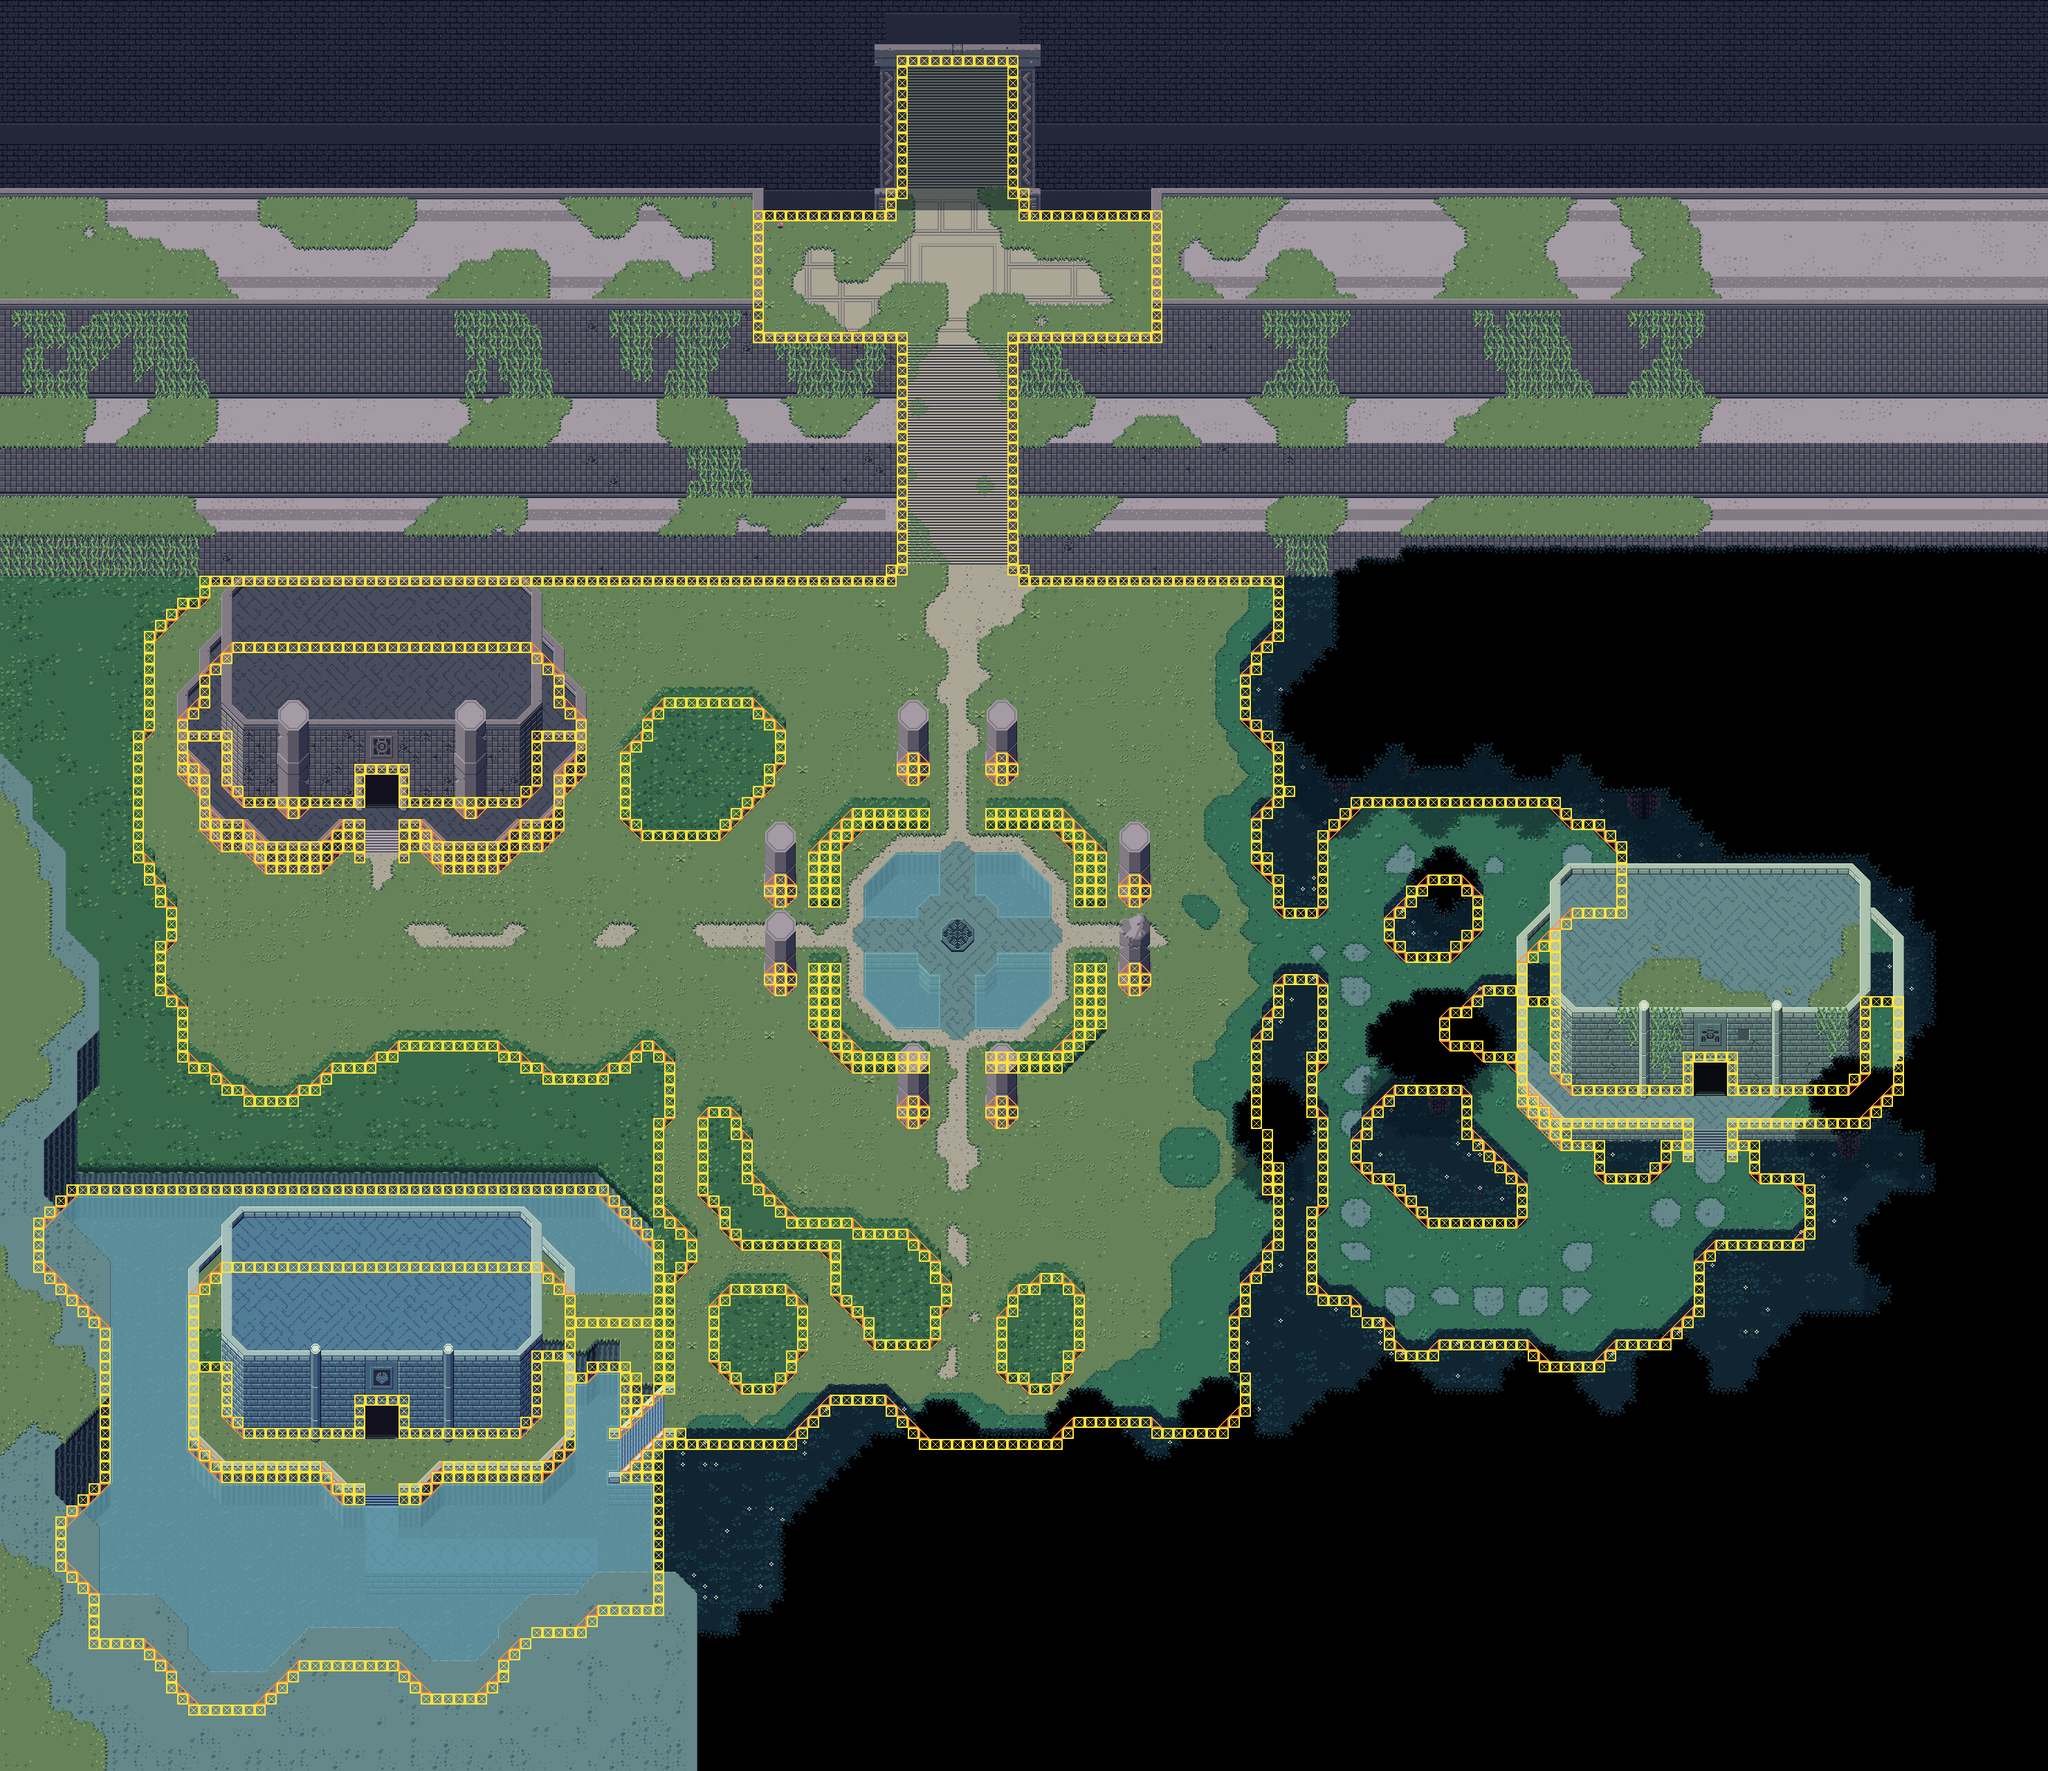

Tiled map render using the project's own tile images. Description and the map definition, with tile-layer contents summarised, below:
An orthogonal 185x160 tile map with 16x16 px tiles, 8 tile layers (1_BG1, 1_BG2, 1_BG3, WALL, ...), 1 hidden layer not drawn, 2 tilesets and 18 objects (music_area, jam_spawn, eyecube_dead, brainfreeze_dead, colossus_dead, ...).

<map version="1.0" orientation="orthogonal" renderorder="right-down" width="185" height="160" tilewidth="16" tileheight="16" backgroundcolor="#ff00c4">
 <tileset firstgid="1" name="jam" tilewidth="16" tileheight="16">
  <image source="../../IMG/jam.png" width="1024" height="1024" />
 </tileset>
 <tileset firstgid="4097" name="spectiles" tilewidth="16" tileheight="16">
  <image source="../../IMG/spectiles.png" width="256" height="256" />
 </tileset>
 <layer name="1_BG1" width="185" height="160">
  <properties>
   <property name="layer" value="5" />
   <property name="z" value="3" />
  </properties>
  <data>[29600 cells, 29020 non-empty, 376 distinct tile ids]</data>
 </layer>
 <layer name="1_BG2" width="185" height="160">
  <properties>
   <property name="animated" value="1" />
   <property name="layer" value="4" />
   <property name="z" value="2" />
  </properties>
  <data>[29600 cells, 4938 non-empty, 229 distinct tile ids]</data>
 </layer>
 <layer name="1_BG3" width="185" height="160">
  <properties>
   <property name="animated" value="1" />
   <property name="layer" value="1" />
   <property name="z" value="1" />
  </properties>
  <data>[29600 cells, 478 non-empty, 25 distinct tile ids]</data>
 </layer>
 <layer name="WALL" width="185" height="160">
  <properties>
   <property name="layer" value="1" />
   <property name="wall" value="1" />
   <property name="z" value="1" />
  </properties>
  <data>[29600 cells, 45 non-empty, 24 distinct tile ids]</data>
 </layer>
 <layer name="1_FG1" width="185" height="160">
  <properties>
   <property name="animated" value="1" />
   <property name="layer" value="-96" />
   <property name="z" value="-250" />
  </properties>
  <data>[29600 cells, 4830 non-empty, 400 distinct tile ids]</data>
 </layer>
 <layer name="1_FG2" width="185" height="160">
  <properties>
   <property name="animated" value="1" />
   <property name="layer" value="-100" />
   <property name="z" value="-256" />
  </properties>
  <data>[29600 cells, 7037 non-empty, 114 distinct tile ids]</data>
 </layer>
 <layer name="1_COL" width="185" height="160">
  <properties>
   <property name="collide" value="1" />
  </properties>
  <data>[29600 cells, 1723 non-empty, 1 distinct tile ids]</data>
 </layer>
 <layer name="2_COL" width="185" height="160">
  <properties>
   <property name="special" value="1" />
  </properties>
  <data>[29600 cells, 383 non-empty, 4 distinct tile ids]</data>
 </layer>
 <layer name="1_MAT" width="185" height="160" visible="0" opacity="0.44">
  <properties>
   <property name="material" value="1" />
  </properties>
  <data>[29600 cells, 8230 non-empty, 9 distinct tile ids]</data>
 </layer>
 <objectgroup name="MUSIC_AREAS" visible="0">
  <object type="music_area" x="16" y="16">
   <properties>
    <property name="" value="3" />
    <property name="SOUND/MUSIC/WORLD/Hub1.ogg" value="0" />
    <property name="falloff" value="16" />
    <property name="global" value="1" />
   </properties>
   <polygon points="0,0 2912,0 2896,2192 960,2304 784,2528 0,2528" />
  </object>
 </objectgroup>
 <objectgroup name="1_SPC">
  <properties>
   <property name="Snap" value="1" />
  </properties>
  <object gid="4291" x="1376" y="1360" />
  <object name="jam_spawn" gid="4296" x="1376" y="1359">
   <properties>
    <property name="frame" value="0" />
   </properties>
  </object>
  <object name="eyecube_dead" gid="4297" x="1359" y="1359">
   <properties>
    <property name="frame" value="0" />
   </properties>
  </object>
  <object name="brainfreeze_dead" gid="4297" x="1376" y="1376">
   <properties>
    <property name="frame" value="0" />
   </properties>
  </object>
  <object name="colossus_dead" gid="4297" x="1393" y="1359">
   <properties>
    <property name="frame" value="0" />
   </properties>
  </object>
  <object name="soul_dead" gid="4297" x="1376" y="1342">
   <properties>
    <property name="frame" value="0" />
   </properties>
  </object>
  <object gid="4293" x="211" y="653">
   <properties>
    <property name="MaxRange" value="2600" />
    <property name="MaxVol" value="1.0" />
    <property name="MinRange" value="320" />
    <property name="MinVol" value="0" />
    <property name="Sound" value="SOUND/SFX/AMBIENCE/HubWind.ogg" />
   </properties>
  </object>
  <object name="door_eyecube" gid="4290" x="544" y="1152">
   <properties>
    <property name="Titan" value="eyecube" />
    <property name="ToDoor" value="door_entrance" />
    <property name="ToMap" value="JAM/eyecube" />
   </properties>
  </object>
  <object name="door_brainfreeze" gid="4290" x="544" y="2064">
   <properties>
    <property name="Titan" value="brainfreeze" />
    <property name="ToDoor" value="door_entrance" />
    <property name="ToMap" value="JAM/brainfreeze" />
   </properties>
  </object>
  <object name="door_colossus" gid="4290" x="2464" y="1568">
   <properties>
    <property name="Titan" value="colossus" />
    <property name="ToDoor" value="door_entrance" />
    <property name="ToMap" value="JAM/colossus" />
   </properties>
  </object>
  <object name="camera_focus" gid="4257" x="1376" y="176">
   <properties>
    <property name="MaxRange" value="380" />
    <property name="MinRange" value="250" />
   </properties>
  </object>
  <object name="jamdoor" gid="4258" x="1376" y="304" />
  <object name="northwind_loop" gid="4293" x="1375" y="397">
   <properties>
    <property name="MaxRange" value="1600" />
    <property name="MaxVol" value="1.0" />
    <property name="MinRange" value="320" />
    <property name="MinVol" value="0.0" />
    <property name="Sound" value="SOUND/SFX/AMBIENCE/NorthWind.ogg" />
   </properties>
  </object>
  <object name="relaxingwind_loop" gid="4293" x="1377" y="1415">
   <properties>
    <property name="MaxRange" value="1500" />
    <property name="MaxVol" value="1.0" />
    <property name="MinRange" value="300" />
    <property name="MinVol" value="0.0" />
    <property name="Sound" value="SOUND/SFX/AMBIENCE/RelaxingWind.ogg" />
   </properties>
  </object>
  <object name="forest_loop" gid="4293" x="2676" y="2041">
   <properties>
    <property name="MaxRange" value="1200" />
    <property name="MaxVol" value="1.0" />
    <property name="MinRange" value="200" />
    <property name="MinVol" value="0.0" />
    <property name="Sound" value="SOUND/SFX/AMBIENCE/Forest.ogg" />
   </properties>
  </object>
  <object name="stilllake_loop" gid="4293" x="100" y="2396">
   <properties>
    <property name="MaxRange" value="1000" />
    <property name="MaxVol" value="1.0" />
    <property name="MinRange" value="150" />
    <property name="MinVol" value="0.0" />
    <property name="Sound" value="SOUND/SFX/AMBIENCE/StillLake.ogg" />
   </properties>
  </object>
  <object name="door_end" type="jam" gid="4290" x="1376" y="224">
   <properties>
    <property name="ToDoor" value="door_floor1" />
    <property name="ToMap" value="chamber" />
    <property name="frames" value="240" />
    <property name="width" value="9" />
   </properties>
  </object>
 </objectgroup>
</map>
